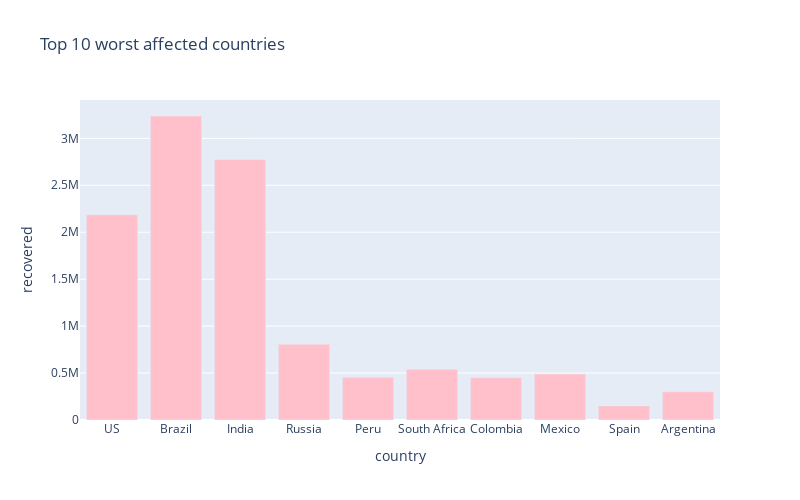

The notebook cell saved with this chart:
### Markdown cell above
# Worst hit countries - Recovering cases

### Code cell
px.bar(
    sorted_country_df.head(10),
    x = "country",
    y = "recovered",
    title= "Top 10 worst affected countries", # the axis names
    color_discrete_sequence=["pink"], 
    height=500,
    width=800
)

### Figure 1 — Plotly figure (JSON) as saved in the notebook; plotly's stock layout.template omitted (floating-point values rounded to 4 significant figures)
{"data": [{"alignmentgroup": "True", "hovertemplate": "country=%{x}<br>recovered=%{y}<extra></extra>", "legendgroup": "", "marker": {"color": "pink"}, "name": "", "offsetgroup": "", "orientation": "v", "showlegend": false, "textposition": "auto", "type": "bar", "x": ["US", "Brazil", "India", "Russia", "Peru", "South Africa", "Colombia", "Mexico", "Spain", "Argentina"], "xaxis": "x", "y": [2184825, 3237615, 2774801, 807339, 455457, 540923, 450609, 489724, 150376, 301195], "yaxis": "y"}], "layout": {"barmode": "relative", "height": 500, "legend": {"tracegroupgap": 0}, "title": {"text": "Top 10 worst affected countries"}, "width": 800, "xaxis": {"anchor": "y", "domain": [0, 1], "title": {"text": "country"}}, "yaxis": {"anchor": "x", "domain": [0, 1], "title": {"text": "recovered"}}}}
